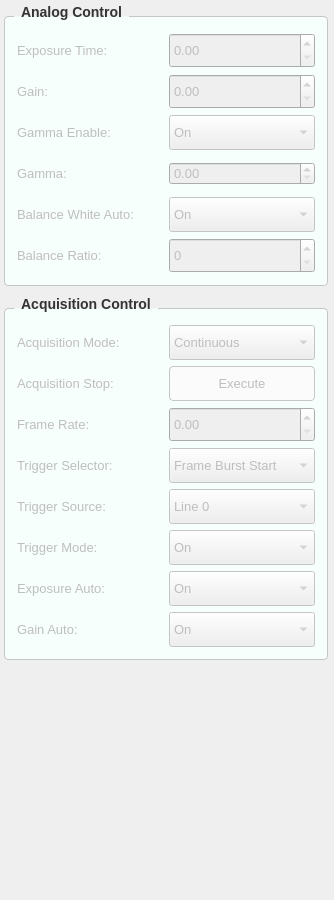
           <widget class="QWidget" name="scrollAreaWidgetContents_6">
            <property name="geometry">
             <rect>
              <x>0</x>
              <y>0</y>
              <width>334</width>
              <height>900</height>
             </rect>
            </property>
            <layout class="QVBoxLayout" name="verticalLayout_3">
             <property name="spacing">
              <number>10</number>
             </property>
             <property name="leftMargin">
              <number>4</number>
             </property>
             <property name="topMargin">
              <number>4</number>
             </property>
             <property name="rightMargin">
              <number>6</number>
             </property>
             <property name="bottomMargin">
              <number>8</number>
             </property>
             <item>
              <widget class="QGroupBox" name="groupBox_analog_control">
               <property name="enabled">
                <bool>false</bool>
               </property>
               <property name="font">
                <font>
                 <family>Segoe UI</family>
                 <pointsize>-1</pointsize>
                 <weight>75</weight>
                 <bold>true</bold>
                </font>
               </property>
               <property name="styleSheet">
                <string notr="true">/* Khung chính của GroupBox */
QGroupBox {
    background-color: #F7FFFD; /* Màu nền theo yêu cầu của bạn */
    border: 1px solid #c6c6c6; /* Viền xám mảnh để định hình khối */
    border-radius: 4px;        /* Bo tròn góc 4px đồng bộ với QPushButton */
    margin-top: 12px;          /* Tạo khoảng cách phía trên để nhường chỗ cho chữ tiêu đề */
    font-size: 14px;           /* Kích thước chữ tiêu đề */
    font-weight: bold;         /* Làm đậm chữ tiêu đề */
    color: #333333;            /* Màu chữ tiêu đề */
}

/* Tùy chỉnh vị trí của chữ tiêu đề GroupBox */
QGroupBox::title {
    subcontrol-origin: margin;
    subcontrol-position: top left; /* Đặt tiêu đề ở góc trên bên trái */
    left: 10px;                    /* Đẩy chữ dịch vào trong một chút cho đẹp */
    padding: 0px 5px;              /* Khoảng cách đệm xung quanh chữ */
}
</string>
               </property>
               <property name="title">
                <string>Analog Control</string>
               </property>
               <layout class="QVBoxLayout" name="vlayout_analog">
                <property name="spacing">
                 <number>6</number>
                </property>
                <property name="leftMargin">
                 <number>12</number>
                </property>
                <property name="topMargin">
                 <number>16</number>
                </property>
                <property name="rightMargin">
                 <number>12</number>
                </property>
                <property name="bottomMargin">
                 <number>12</number>
                </property>
                <item>
                 <layout class="QHBoxLayout" name="hlayout_exptime">
                  <item>
                   <widget class="QLabel" name="label_36">
                    <property name="minimumSize">
                     <size>
                      <width>130</width>
                      <height>35</height>
                     </size>
                    </property>
                    <property name="font">
                     <font>
                      <family>Segoe UI</family>
                      <pointsize>10</pointsize>
                     </font>
                    </property>
                    <property name="text">
                     <string>Exposure Time:</string>
                    </property>
                   </widget>
                  </item>
                  <item>
                   <widget class="QDoubleSpinBox" name="doubleSpinBox_Exposure_Time">
                    <property name="minimumSize">
                     <size>
                      <width>0</width>
                      <height>35</height>
                     </size>
                    </property>
                    <property name="font">
                     <font>
                      <family>Segoe UI</family>
                      <pointsize>10</pointsize>
                     </font>
                    </property>
                    <property name="maximum">
                     <double>1000000.000000000000000</double>
                    </property>
                   </widget>
                  </item>
                 </layout>
                </item>
                <item>
                 <layout class="QHBoxLayout" name="hlayout_gain">
                  <item>
                   <widget class="QLabel" name="label_37">
                    <property name="minimumSize">
                     <size>
                      <width>130</width>
                      <height>35</height>
                     </size>
                    </property>
                    <property name="font">
                     <font>
                      <family>Segoe UI</family>
                      <pointsize>10</pointsize>
                     </font>
                    </property>
                    <property name="text">
                     <string>Gain:</string>
                    </property>
                   </widget>
                  </item>
                  <item>
                   <widget class="QDoubleSpinBox" name="doubleSpinBox_Gain">
                    <property name="minimumSize">
                     <size>
                      <width>0</width>
                      <height>35</height>
                     </size>
                    </property>
                    <property name="font">
                     <font>
                      <family>Segoe UI</family>
                      <pointsize>10</pointsize>
                     </font>
                    </property>
                    <property name="maximum">
                     <double>1000000.000000000000000</double>
                    </property>
                   </widget>
                  </item>
                 </layout>
                </item>
                <item>
                 <layout class="QHBoxLayout" name="hlayout_gammaen">
                  <item>
                   <widget class="QLabel" name="label_43">
                    <property name="minimumSize">
                     <size>
                      <width>130</width>
                      <height>35</height>
                     </size>
                    </property>
                    <property name="font">
                     <font>
                      <family>Segoe UI</family>
                      <pointsize>10</pointsize>
                     </font>
                    </property>
                    <property name="text">
                     <string>Gamma Enable:</string>
                    </property>
                   </widget>
                  </item>
                  <item>
                   <widget class="QComboBox" name="comboBox_16">
                    <property name="minimumSize">
                     <size>
                      <width>0</width>
                      <height>35</height>
                     </size>
                    </property>
                    <property name="font">
                     <font>
                      <family>Segoe UI</family>
                      <pointsize>10</pointsize>
                     </font>
                    </property>
                    <item>
                     <property name="text">
                      <string>On</string>
                     </property>
                    </item>
                    <item>
                     <property name="text">
                      <string>Off</string>
                     </property>
                    </item>
                   </widget>
                  </item>
                 </layout>
                </item>
                <item>
                 <layout class="QHBoxLayout" name="hlayout_gamma">
                  <item>
                   <widget class="QLabel" name="label_38">
                    <property name="minimumSize">
                     <size>
                      <width>130</width>
                      <height>35</height>
                     </size>
                    </property>
                    <property name="font">
                     <font>
                      <family>Segoe UI</family>
                      <pointsize>10</pointsize>
                     </font>
                    </property>
                    <property name="text">
                     <string>Gamma:</string>
                    </property>
                   </widget>
                  </item>
                  <item>
                   <widget class="QDoubleSpinBox" name="doubleSpinBox_Gamma">
                    <property name="font">
                     <font>
                      <family>Segoe UI</family>
                      <pointsize>10</pointsize>
                     </font>
                    </property>
                    <property name="maximum">
                     <double>1000000.000000000000000</double>
                    </property>
                   </widget>
                  </item>
                 </layout>
                </item>
                <item>
                 <layout class="QHBoxLayout" name="hlayout_balauto">
                  <item>
                   <widget class="QLabel" name="label_42">
                    <property name="minimumSize">
                     <size>
                      <width>130</width>
                      <height>35</height>
                     </size>
                    </property>
                    <property name="font">
                     <font>
                      <family>Segoe UI</family>
                      <pointsize>10</pointsize>
                     </font>
                    </property>
                    <property name="text">
                     <string>Balance White Auto:</string>
                    </property>
                   </widget>
                  </item>
                  <item>
                   <widget class="QComboBox" name="comboBox_15">
                    <property name="minimumSize">
                     <size>
                      <width>0</width>
                      <height>35</height>
                     </size>
                    </property>
                    <property name="font">
                     <font>
                      <family>Segoe UI</family>
                      <pointsize>10</pointsize>
                     </font>
                    </property>
                    <item>
                     <property name="text">
                      <string>On</string>
                     </property>
                    </item>
                    <item>
                     <property name="text">
                      <string>Off</string>
                     </property>
                    </item>
                   </widget>
                  </item>
                 </layout>
                </item>
                <item>
                 <layout class="QHBoxLayout" name="hlayout_balratio">
                  <item>
                   <widget class="QLabel" name="label_39">
                    <property name="minimumSize">
                     <size>
                      <width>130</width>
                      <height>35</height>
                     </size>
                    </property>
                    <property name="font">
                     <font>
                      <family>Segoe UI</family>
                      <pointsize>10</pointsize>
                     </font>
                    </property>
                    <property name="text">
                     <string>Balance Ratio:</string>
                    </property>
                   </widget>
                  </item>
                  <item>
                   <widget class="QSpinBox" name="spinBox_balance_ratio">
                    <property name="minimumSize">
                     <size>
                      <width>0</width>
                      <height>35</height>
                     </size>
                    </property>
                    <property name="font">
                     <font>
                      <family>Segoe UI</family>
                      <pointsize>10</pointsize>
                     </font>
                    </property>
                    <property name="maximum">
                     <number>10000</number>
                    </property>
                   </widget>
                  </item>
                 </layout>
                </item>
               </layout>
              </widget>
             </item>
             <item>
              <widget class="QGroupBox" name="groupBox_acquisition_control">
               <property name="enabled">
                <bool>false</bool>
               </property>
               <property name="font">
                <font>
                 <family>Segoe UI</family>
                 <pointsize>-1</pointsize>
                 <weight>75</weight>
                 <bold>true</bold>
                </font>
               </property>
               <property name="styleSheet">
                <string notr="true">/* Khung chính của GroupBox */
QGroupBox {
    background-color: #F7FFFD; /* Màu nền theo yêu cầu của bạn */
    border: 1px solid #c6c6c6; /* Viền xám mảnh để định hình khối */
    border-radius: 4px;        /* Bo tròn góc 4px đồng bộ với QPushButton */
    margin-top: 12px;          /* Tạo khoảng cách phía trên để nhường chỗ cho chữ tiêu đề */
    font-size: 14px;           /* Kích thước chữ tiêu đề */
    font-weight: bold;         /* Làm đậm chữ tiêu đề */
    color: #333333;            /* Màu chữ tiêu đề */
}

/* Tùy chỉnh vị trí của chữ tiêu đề GroupBox */
QGroupBox::title {
    subcontrol-origin: margin;
    subcontrol-position: top left; /* Đặt tiêu đề ở góc trên bên trái */
    left: 10px;                    /* Đẩy chữ dịch vào trong một chút cho đẹp */
    padding: 0px 5px;              /* Khoảng cách đệm xung quanh chữ */
}
</string>
               </property>
               <property name="title">
                <string>Acquisition Control</string>
               </property>
               <layout class="QVBoxLayout" name="vlayout_acq">
                <property name="spacing">
                 <number>6</number>
                </property>
                <property name="leftMargin">
                 <number>12</number>
                </property>
                <property name="topMargin">
                 <number>16</number>
                </property>
                <property name="rightMargin">
                 <number>12</number>
                </property>
                <property name="bottomMargin">
                 <number>12</number>
                </property>
                <item>
                 <layout class="QHBoxLayout" name="hlayout_acqmode">
                  <item>
                   <widget class="QLabel" name="label_28">
                    <property name="minimumSize">
                     <size>
                      <width>120</width>
                      <height>35</height>
                     </size>
                    </property>
                    <property name="font">
                     <font>
                      <family>Segoe UI</family>
                      <pointsize>10</pointsize>
                     </font>
                    </property>
                    <property name="text">
                     <string>Acquisition Mode:</string>
                    </property>
                   </widget>
                  </item>
                  <item>
                   <widget class="QComboBox" name="comboBox_9">
                    <property name="minimumSize">
                     <size>
                      <width>0</width>
                      <height>35</height>
                     </size>
                    </property>
                    <property name="font">
                     <font>
                      <family>Segoe UI</family>
                      <pointsize>10</pointsize>
                     </font>
                    </property>
                    <item>
                     <property name="text">
                      <string>Continuous</string>
                     </property>
                    </item>
                    <item>
                     <property name="text">
                      <string>SingleFrame</string>
                     </property>
                    </item>
                   </widget>
                  </item>
                 </layout>
                </item>
                <item>
                 <layout class="QHBoxLayout" name="hlayout_acqstop">
                  <item>
                   <widget class="QLabel" name="label_29">
                    <property name="minimumSize">
                     <size>
                      <width>120</width>
                      <height>35</height>
                     </size>
                    </property>
                    <property name="font">
                     <font>
                      <family>Segoe UI</family>
                      <pointsize>10</pointsize>
                     </font>
                    </property>
                    <property name="text">
                     <string>Acquisition Stop:</string>
                    </property>
                   </widget>
                  </item>
                  <item>
                   <widget class="QPushButton" name="pushButton_12">
                    <property name="minimumSize">
                     <size>
                      <width>0</width>
                      <height>35</height>
                     </size>
                    </property>
                    <property name="font">
                     <font>
                      <family>Segoe UI</family>
                      <pointsize>10</pointsize>
                     </font>
                    </property>
                    <property name="styleSheet">
                     <string notr="true">QPushButton { background-color:#fbfbfb; border:1px solid #c6c6c6; border-radius:4px; }QPushButton:hover { background-color:#f0f0f0; }</string>
                    </property>
                    <property name="text">
                     <string>Execute</string>
                    </property>
                   </widget>
                  </item>
                 </layout>
                </item>
                <item>
                 <layout class="QHBoxLayout" name="hlayout_fps">
                  <item>
                   <widget class="QLabel" name="label_30">
                    <property name="minimumSize">
                     <size>
                      <width>120</width>
                      <height>35</height>
                     </size>
                    </property>
                    <property name="font">
                     <font>
                      <family>Segoe UI</family>
                      <pointsize>10</pointsize>
                     </font>
                    </property>
                    <property name="text">
                     <string>Frame Rate:</string>
                    </property>
                   </widget>
                  </item>
                  <item>
                   <widget class="QDoubleSpinBox" name="doubleSpinBox_FrameRate">
                    <property name="minimumSize">
                     <size>
                      <width>0</width>
                      <height>35</height>
                     </size>
                    </property>
                    <property name="font">
                     <font>
                      <family>Segoe UI</family>
                      <pointsize>10</pointsize>
                     </font>
                    </property>
                    <property name="maximum">
                     <double>1000000.000000000000000</double>
                    </property>
                   </widget>
                  </item>
                 </layout>
                </item>
                <item>
                 <layout class="QHBoxLayout" name="hlayout_trgsel">
                  <item>
                   <widget class="QLabel" name="label_31">
                    <property name="minimumSize">
                     <size>
                      <width>120</width>
                      <height>35</height>
                     </size>
                    </property>
                    <property name="font">
                     <font>
                      <family>Segoe UI</family>
                      <pointsize>10</pointsize>
                     </font>
                    </property>
                    <property name="text">
                     <string>Trigger Selector:</string>
                    </property>
                   </widget>
                  </item>
                  <item>
                   <widget class="QComboBox" name="comboBox_10">
                    <property name="minimumSize">
                     <size>
                      <width>0</width>
                      <height>35</height>
                     </size>
                    </property>
                    <property name="font">
                     <font>
                      <family>Segoe UI</family>
                      <pointsize>10</pointsize>
                     </font>
                    </property>
                    <item>
                     <property name="text">
                      <string>Frame Burst Start</string>
                     </property>
                    </item>
                   </widget>
                  </item>
                 </layout>
                </item>
                <item>
                 <layout class="QHBoxLayout" name="hlayout_trgsrc">
                  <item>
                   <widget class="QLabel" name="label_32">
                    <property name="minimumSize">
                     <size>
                      <width>120</width>
                      <height>35</height>
                     </size>
                    </property>
                    <property name="font">
                     <font>
                      <family>Segoe UI</family>
                      <pointsize>10</pointsize>
                     </font>
                    </property>
                    <property name="text">
                     <string>Trigger Source:</string>
                    </property>
                   </widget>
                  </item>
                  <item>
                   <widget class="QComboBox" name="comboBox_11">
                    <property name="minimumSize">
                     <size>
                      <width>0</width>
                      <height>35</height>
                     </size>
                    </property>
                    <property name="font">
                     <font>
                      <family>Segoe UI</family>
                      <pointsize>10</pointsize>
                     </font>
                    </property>
                    <item>
                     <property name="text">
                      <string>Line 0</string>
                     </property>
                    </item>
                   </widget>
                  </item>
                 </layout>
                </item>
                <item>
                 <layout class="QHBoxLayout" name="hlayout_trgmode">
                  <item>
                   <widget class="QLabel" name="label_33">
                    <property name="minimumSize">
                     <size>
                      <width>120</width>
                      <height>35</height>
                     </size>
                    </property>
                    <property name="font">
                     <font>
                      <family>Segoe UI</family>
                      <pointsize>10</pointsize>
                     </font>
                    </property>
                    <property name="text">
                     <string>Trigger Mode:</string>
                    </property>
                   </widget>
                  </item>
                  <item>
                   <widget class="QComboBox" name="comboBox_12">
                    <property name="minimumSize">
                     <size>
                      <width>0</width>
                      <height>35</height>
                     </size>
                    </property>
                    <property name="font">
                     <font>
                      <family>Segoe UI</family>
                      <pointsize>10</pointsize>
                     </font>
                    </property>
                    <item>
                     <property name="text">
                      <string>On</string>
                     </property>
                    </item>
                    <item>
                     <property name="text">
                      <string>Off</string>
                     </property>
                    </item>
                   </widget>
                  </item>
                 </layout>
                </item>
                <item>
                 <layout class="QHBoxLayout" name="hlayout_expauto">
                  <item>
                   <widget class="QLabel" name="label_34">
                    <property name="minimumSize">
                     <size>
                      <width>120</width>
                      <height>35</height>
                     </size>
                    </property>
                    <property name="font">
                     <font>
                      <family>Segoe UI</family>
                      <pointsize>10</pointsize>
                     </font>
                    </property>
                    <property name="text">
                     <string>Exposure Auto:</string>
                    </property>
                   </widget>
                  </item>
                  <item>
                   <widget class="QComboBox" name="comboBox_exposure_auto">
                    <property name="minimumSize">
                     <size>
                      <width>0</width>
                      <height>35</height>
                     </size>
                    </property>
                    <property name="font">
                     <font>
                      <family>Segoe UI</family>
                      <pointsize>10</pointsize>
                     </font>
                    </property>
                    <item>
                     <property name="text">
                      <string>On</string>
                     </property>
                    </item>
                    <item>
                     <property name="text">
                      <string>Off</string>
                     </property>
                    </item>
                   </widget>
                  </item>
                 </layout>
                </item>
                <item>
                 <layout class="QHBoxLayout" name="hlayout_gainauto">
                  <item>
                   <widget class="QLabel" name="label_35">
                    <property name="minimumSize">
                     <size>
                      <width>120</width>
                      <height>35</height>
                     </size>
                    </property>
                    <property name="font">
                     <font>
                      <family>Segoe UI</family>
                      <pointsize>10</pointsize>
                     </font>
                    </property>
                    <property name="text">
                     <string>Gain Auto:</string>
                    </property>
                   </widget>
                  </item>
                  <item>
                   <widget class="QComboBox" name="comboBox_gain_auto">
                    <property name="minimumSize">
                     <size>
                      <width>0</width>
                      <height>35</height>
                     </size>
                    </property>
                    <property name="font">
                     <font>
                      <family>Segoe UI</family>
                      <pointsize>10</pointsize>
                     </font>
                    </property>
                    <item>
                     <property name="text">
                      <string>On</string>
                     </property>
                    </item>
                    <item>
                     <property name="text">
                      <string>Off</string>
                     </property>
                    </item>
                   </widget>
                  </item>
                 </layout>
                </item>
               </layout>
              </widget>
             </item>
             <item>
              <spacer name="verticalSpacer_3">
               <property name="orientation">
                <enum>Qt::Vertical</enum>
               </property>
               <property name="sizeHint" stdset="0">
                <size>
                 <width>20</width>
                 <height>40</height>
                </size>
               </property>
              </spacer>
             </item>
            </layout>
           </widget>
